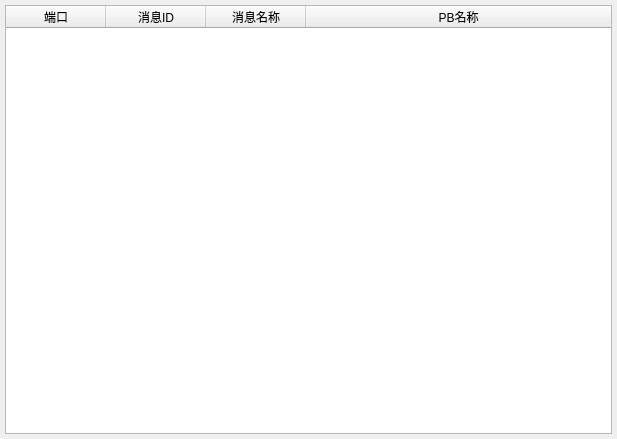
<?xml version="1.0" encoding="UTF-8"?>
<ui version="4.0">
 <class>MsgIdList</class>
 <widget class="QWidget" name="MsgIdList">
  <property name="geometry">
   <rect>
    <x>0</x>
    <y>0</y>
    <width>617</width>
    <height>439</height>
   </rect>
  </property>
  <property name="windowTitle">
   <string>消息表</string>
  </property>
  <layout class="QVBoxLayout" name="verticalLayout">
   <property name="spacing">
    <number>0</number>
   </property>
   <property name="leftMargin">
    <number>5</number>
   </property>
   <property name="topMargin">
    <number>5</number>
   </property>
   <property name="rightMargin">
    <number>5</number>
   </property>
   <property name="bottomMargin">
    <number>5</number>
   </property>
   <item>
    <widget class="QTableWidget" name="msgIdList">
     <property name="editTriggers">
      <set>QAbstractItemView::NoEditTriggers</set>
     </property>
     <property name="selectionMode">
      <enum>QAbstractItemView::SingleSelection</enum>
     </property>
     <property name="selectionBehavior">
      <enum>QAbstractItemView::SelectRows</enum>
     </property>
     <property name="verticalScrollMode">
      <enum>QAbstractItemView::ScrollPerPixel</enum>
     </property>
     <property name="horizontalScrollMode">
      <enum>QAbstractItemView::ScrollPerPixel</enum>
     </property>
     <attribute name="horizontalHeaderHighlightSections">
      <bool>false</bool>
     </attribute>
     <attribute name="horizontalHeaderStretchLastSection">
      <bool>true</bool>
     </attribute>
     <attribute name="verticalHeaderVisible">
      <bool>false</bool>
     </attribute>
     <attribute name="verticalHeaderMinimumSectionSize">
      <number>20</number>
     </attribute>
     <attribute name="verticalHeaderDefaultSectionSize">
      <number>20</number>
     </attribute>
     <column>
      <property name="text">
       <string>端口</string>
      </property>
     </column>
     <column>
      <property name="text">
       <string>消息ID</string>
      </property>
     </column>
     <column>
      <property name="text">
       <string>消息名称</string>
      </property>
     </column>
     <column>
      <property name="text">
       <string>PB名称</string>
      </property>
     </column>
    </widget>
   </item>
  </layout>
 </widget>
 <resources/>
 <connections/>
</ui>
